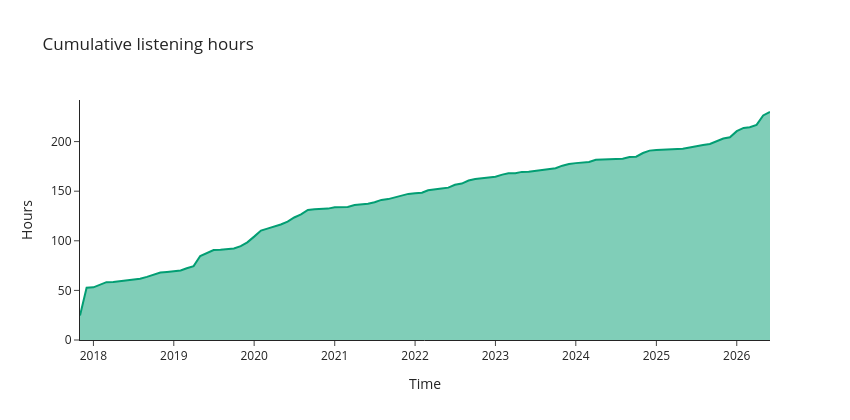

Notebook code for this chart:
### Markdown cell above
## 11. Interactive library growth

The cumulative-hours curve from 7.1 again, as a Plotly area chart — hover for exact values, drag to zoom into any era, double-click to reset.

### Code cell
fig11 = px.area(growth, x="period", y="cumulative_hours", title="Cumulative listening hours", color_discrete_sequence=["#029e73"])
fig11.update_layout(template="simple_white", width=850, height=420, xaxis_title="Time", yaxis_title="Hours")
fig11.show()
